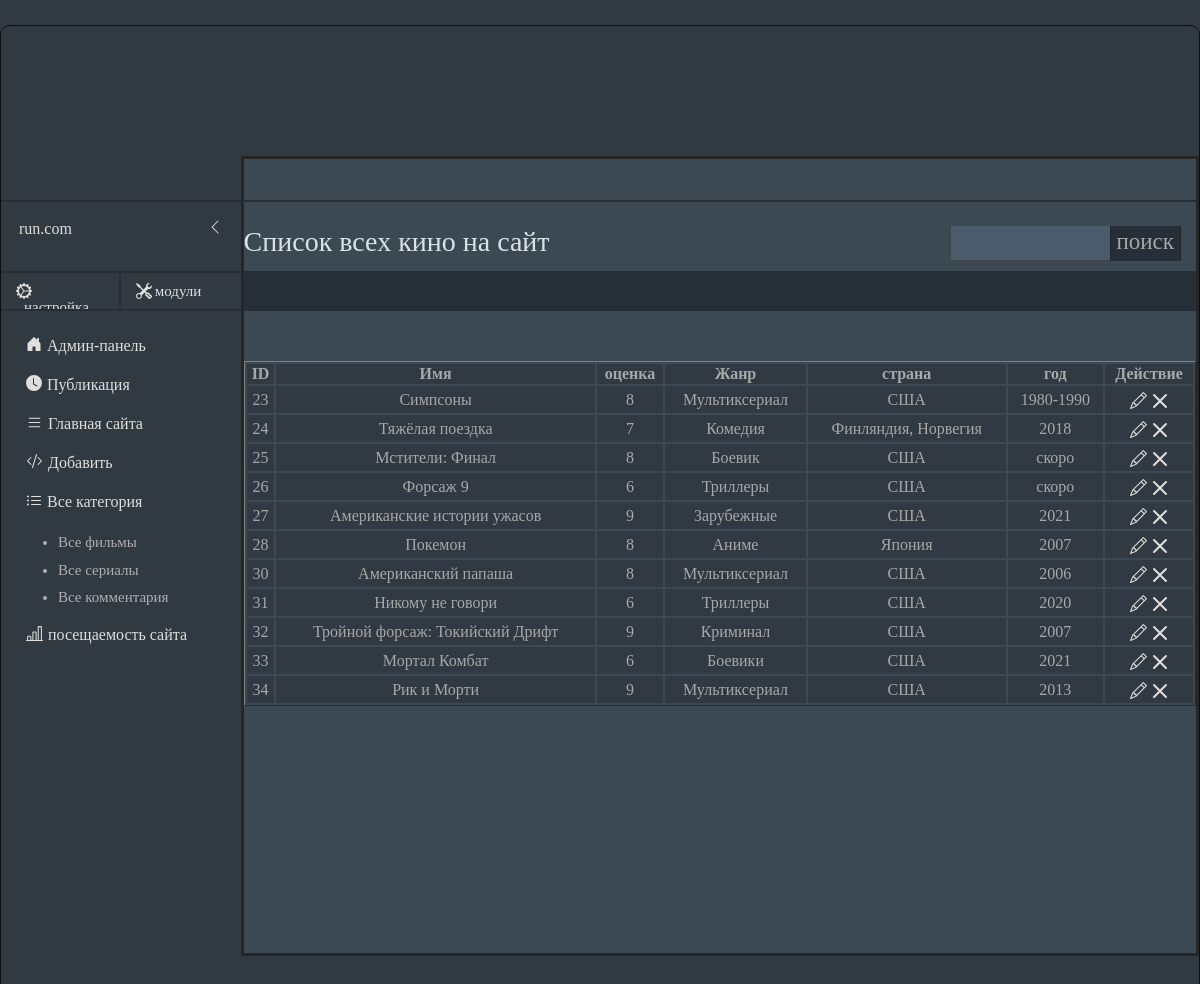
Screenshot of /admin.php?action=allitems with the database file from the repository.
### tables this page shows
CREATE TABLE `items` (
  `id` int(11) NOT NULL,
  `addDate` int(32) NOT NULL,
  `itemName` text NOT NULL,
  `itemCost` text NOT NULL,
  `itemCountry` text NOT NULL,
  `itemRaisal` int(9) NOT NULL,
  `itemGenre` int(9) NOT NULL,
  `itemDescription` text NOT NULL,
  `itemMainImg` text NOT NULL,
  `itemMainVideo` text NOT NULL,
  `itemSeries` text NOT NULL,
  `itemEstimation` text NOT NULL,
  `itemTime` text NOT NULL
);

### select.php (called while the page is built, shortened)
<?php
		if($item['itemGenre'] == '1') $items = 'скоро';
		elseif($item['itemGenre'] == '2') $items = '1960-1970';
		elseif($item['itemGenre'] == '3') $items = '1970-1980';
		elseif($item['itemGenre'] == '4') $items = '1980-1990';
		elseif($item['itemGenre'] == '5') $items = '1990-2005';
		elseif($item['itemGenre'] == '6') $items = '2005';
		elseif($item['itemGenre'] == '7') $items = '2006';
		elseif($item['itemGenre'] == '8') $items = '2007';
		elseif($item['itemGenre'] == '9') $items = '2008';
		elseif($item['itemGenre'] == '10') $items = '2009';
		elseif($item['itemGenre'] == '12') $items = '2010';
		elseif($item['itemGenre'] == '13') $items = '2011';
		elseif($item['itemGenre'] == '14') $items = '2012';
		elseif($item['itemGenre'] == '15') $items = '2013';
		elseif($item['itemGenre'] == '16') $items = '2014';
		elseif($item['itemGenre'] == '17') $items = '2015';
		elseif($item['itemGenre'] == '18') $items = '2016';
		elseif($item['itemGenre'] == '19') $items = '2017';
		elseif($item['itemGenre'] == '20') $items = '2018';
		elseif($item['itemGenre'] == '21') $items = '2019';
		elseif($item['itemGenre'] == '22') $items = '2020';
		elseif($item['itemGenre'] == '23') $items = '2021';
?>

### admin.php (the view, shortened to what this page needs)
<?php
	$action = $_GET['action'];
	$act_title = "";
	$content = "";
	$searchan = "";
	include('select.php');
	$db = mysqli_connect('localhost','root',"","arun");
	if($db){
	if($action == "addnewitem"){
		$title = "Добавить кино";
		$act_title = "Добавление нового  на сайт";
		if($_SERVER['REQUEST_METHOD'] === "POST"){
			$trust ='';
			if(empty($_POST['itemName']) OR strlen($_POST['itemName']) < 3) $trust .= "Не заполнина поле <b>Имя</b> или меньше 3 букв <br/>";
			if(empty($_POST['itemCountry']) OR strlen($_POST['itemCountry']) < 5) $trust .= "Не заполнина <b>Страна</b> поле или меньше 5 букв <br/>";
			if(empty($_POST['itemDescription']) OR strlen($_POST['itemDescription']) < 15) $trust .= "Не заполнина <b>Описание</b> поле или меньше 15 букв <br/>";
			if(empty($_POST['itemGenre'])) $trust .= "Не выбран <b>Жанр</b> фильма <br/>";
			if(empty($_POST['itemCost'])) $trust .= "не выбран <b>Год</b> выпуска <br/>";
			if(empty($_POST['itemRaisal'])) $trust .= "Не выбран <b>Оценка</b> на фильм <br/>";
			if(empty($_FILES['itemMainImg']['name'])) $trust .="<b>Изображение</b> не загружон или не выбран";
			if($_FILES['itemMainImg']['name'] AND $_FILES['itemMainImg']['size'] > 10000000) $trust .="Ошибка: <b>Изображение не иожет содержат больше 5мб</b>  <br/>";
			if(!empty($_FILES['itemMainImg']['error'])) $trust .="<b>Изображение</b> не возможно";
			if(empty($_POST['itemMainVideo']) OR strlen($_POST['itemMainVideo']) < 3) $trust .= "Не заполнина поле <b>видио</b><br/>";
			if(empty($_POST['itemSeries'])) $trust .= "напишите пожалуста кино или сериал";
			if(empty($_POST['itemTime'])) $trust .= "напишите Продолжительность фильма";
		if(empty($trust)){
		$uploadedFile = dirname(__FILE__)."/images/";
		$mainImg = mktime()."_".$_FILES['itemMainImg']['name'];
		move_uploaded_file($_FILES['itemMainImg']['tmp_name'], $uploadedFile.$mainImg);
			$addDate = mktime();
			$itemName = trim($_POST['itemName']);
			$itemCountry = trim($_POST['itemCountry']);
			$itemDescription = trim($_POST['itemDescription']);
			$itemGenre = trim($_POST['itemGenre']);
			$itemCost = trim($_POST['itemCost']);
			$itemRaisal = trim($_POST['itemRaisal']);
			$itemMainVideo = trim($_POST['itemMainVideo']);
			$itemSeries = trim($_POST['itemSeries']);
			$itemTime = trim($_POST['itemTime']);
			$insertQuery ="INSERT INTO `items` (addDate, itemName, itemCountry, itemDescription, itemGenre, itemCost, itemRaisal,itemMainImg,itemMainVideo, itemSeries,itemTime) VALUES('{$addDate}', '{$itemName}', '{$itemCountry}', '{$itemDescription}', '{$itemGenre}', '{$itemCost}', '{$itemRaisal},', '{$mainImg}', '{$itemMainVideo}', '{$itemSeries}','{$itemTime}')";
			if(mysqli_query($db, $insertQuery)){
				$content .= "Кино добавлен, <a href='admin.php?action=allitems'>вернуться списку кино</a>";
			}else{
				$content .= "Ошибка Кино не добавлен.Информация для отладки: <b>MSQLERROR: ".mysqli_errno($db).", MYSQL MSG:".mysqli_error($db)."</b>";
			}
		}else{
			$content .= "<b>Ошибка:</b> заполните данныx, Вы не указали <br/>";
			$content .= $trust;
		}
		}else{
		$content .= <<<HTML
		<form method="POST" action="" enctype="multipart/form-data">
		<div class="imginput">
			<center><span class="imgclass">200 x 300</span></center>
		</div>
		<input type="text" name="itemName" class="itemName" placeholder="Название" /><br/>
		<textarea  name="itemDescription" class="itemDescription" placeholder="опишите кино"></textarea></br></br>
		<input type="text" name="itemTime" class="itemTime" placeholder="Продолжительность" /><br/>
		<input type="text" name="itemCountry" class="itemCost" placeholder="страна" /><br/>
		<input type="text" name="itemCost" class="itemCost" style="margin-top: -11px;" placeholder="Жанр" /><br/>
		<input type="number" name="itemRaisal" class="itemRaisal" placeholder="оценка" /><br/>
		<input type="text" name="itemMainVideo" class="itemMainVideo" placeholder="Укажите ссылку на кино" /><br/>
		<input type="text" name="itemSeries" class="itemSeries"  placeholder="Укажите сериал или кино" /><br/>
		<input type="file"  class="itemMainImg" name="itemMainImg" />
		<input type="submit" class="submit" value="Добавить кино" />
				<select name="itemGenre" class="itemGenre" multiple>
HTML;
		$content .= displayallCategory();
	$content .= <<<HTML
		</select><br/>
		</form>
HTML;
		}
	}elseif($action == "allitems"){
		$act_title = "Список всех кино на сайт";
		$selectQuery = "SELECT * FROM `items`";
		if($result = mysqli_query($db, $selectQuery)){
			$items = mysqli_fetch_all($result, MYSQLI_ASSOC);
		$content .= <<<HTML
		<style>
		.admintitle span{
			float:left;
		}
			th{
			text-align:center;
			background-color:#313942;
		}
		.itemtd{
			text-align:center;
			padding:3px;
			background-color:#313942;
		}
		.item-action{
			text-align:center;
			font-size:18px;
		}
		.tr-content:hover{
			background-color:#464646;
		}
		.search_panel{
			background-color:#464646;
			margin-right:15px;
		}
		.search_panel input[type=submit] {
			font-size:23px;
		float: right;
		height:40px;
		margin-top: -48px;
		background-color: #262E37;
		color:#A8A8A8;
}
		.search_panel input[type=text] {
	background-color:#4B5B6B;
	border:1px solid #4B5B6B;
	font-size:20px;
}
		</style>
			<table border="1px" bodercolor="#cecece" style="width:100%;">
HTML;
			$content .= <<<HTML
								<div class="tradmin">
				<tr>
				<th>ID</th>
				<th>Имя</th>
				<th>оценка</th>
				<th>Жанр</th>
				<th>страна</th>
				<th>год</th>
				<th>Действие</th>
				</tr>
				</div>
HTML;
$searchan .= <<<HTML
			<div class="search_panel" style="float:right;">
	  <form  method="POST" action="?action=search"  id="searchform">
      <input  type="text" name="search" required />
      <input  type="submit" name="submit" value="поиск" />
    </form>
	</div>
HTML;
		if(!empty($items)){
				foreach($items as $item){
					include('select.php');
						$content .= <<<HTML
						<tr class='tr-content'>
						<td class='itemtd'>{$item['id']}</td>
						<td class='itemtd'>{$item['itemName']}</td>
						<td class='itemtd'>{$item['itemRaisal']}</td>
						<td class='itemtd'>{$item['itemCost']}</td>
						<td class='itemtd'>{$item['itemCountry']}</td>
						<td class='itemtd'>{$items}</td>
						<td class='itemtd item-action'>
							<a href='/admin.php?action=edititem&id={$item['id']}'>
								<svg xmlns="http://www.w3.org/2000/svg" width="17" height="17" fill="currentColor" class="bi bi-pencil" viewBox="0 0 16 16">
								  <path d="M12.146.146a.5.5 0 0 1 .708 0l3 3a.5.5 0 0 1 0 .708l-10 10a.5.5 0 0 1-.168.11l-5 2a.5.5 0 0 1-.65-.65l2-5a.5.5 0 0 1 .11-.168l10-10zM11.207 2.5 13.5 4.793 14.793 3.5 12.5 1.207 11.207 2.5zm1.586 3L10.5 3.207 4 9.707V10h.5a.5.5 0 0 1 .5.5v.5h.5a.5.5 0 0 1 .5.5v.5h.293l6.5-6.5zm-9.761 5.175-.106.106-1.528 3.821 3.821-1.528.106-.106A.5.5 0 0 1 5 12.5V12h-.5a.5.5 0 0 1-.5-.5V11h-.5a.5.5 0 0 1-.468-.325z"/>
								</svg>
							</a>
							<a href='/admin.php?action=deleteitem&id={$item['id']}'>
							<svg xmlns="http://www.w3.org/2000/svg" width="16" height="16" fill="currentColor" class="bi bi-x-lg" viewBox="0 0 16 16">
							  <path d="M1.293 1.293a1 1 0 0 1 1.414 0L8 6.586l5.293-5.293a1 1 0 1 1 1.414 1.414L9.414 8l5.293 5.293a1 1 0 0 1-1.414 1.414L8 9.414l-5.293 5.293a1 1 0 0 1-1.414-1.414L6.586 8 1.293 2.707a1 1 0 0 1 0-1.414z"/>
							</svg>
							</a>
						</td>
						</tr>
HTML;
				}
		}else{
			$content .= "Базе нет кино";
		}
				$content .= <<<HTML
				</table>
HTML;
		}else{
			$content .="<b>Ошибка:</b> Не удалось выполнить задачу все кино из базы данных";
		}
	}elseif($action == "search"){
	include('searchadmin.php');
	}
	}else{
		$act_title = "Ошибка: нет подлючение на база данных";
	}
?>
<html>
<head>
 <link href="https://cdn.jsdelivr.net/npm/bootstrap@5.0.1/dist/css/bootstrap.min.css" rel="stylesheet">
 <link rel="stylesheet" href="css/style.css?v=60">
</head>
<body>
			<div id="wrapperadmin">
<div class="conteneradmin">
		 <div class="admin-horizontal">
			<div class="admintitle">
				<span><?=$act_title?></span>
				<?=$searchan?>
			</div>
			<div class="titlename"></div>
				<?=$content?>
		 </div>
		 <div class="horleft">
			<div class="horizontaladmin"></div>
			<div id="adminlink">
			<a href="/">
				<p>run.com</p>
				<div class="glyphicon glyphicon-menu-left">
					<svg xmlns="http://www.w3.org/2000/svg" width="16" height="16" fill="currentColor" class="bi bi-chevron-left" viewBox="0 0 16 16">
					  <path fill-rule="evenodd" d="M11.354 1.646a.5.5 0 0 1 0 .708L5.707 8l5.647 5.646a.5.5 0 0 1-.708.708l-6-6a.5.5 0 0 1 0-.708l6-6a.5.5 0 0 1 .708 0z"/>
					</svg>
				</div>
			</div>
			<div class="adminicon">
				<div class="iconleft">
					<a href="#">
						<div class="leftnac">
							<p>
						настройка
						</p>
						</div>
					</a>
				</div>
				<div class="iconright">
						<a href="#">
						<div class="leftnac">
							<p>
						модули
						</p>
						</div>
					</a>
				</div>
				</div>
				<div id="menuadmin">
					<div class="adminame">
							<div class="menuicon">
												<a href="/admin.php">
								<p>
								Админ-панель
								</p>
													</a>
							</div>
								<div class="menuicon">
												<a href="#">
						<svg xmlns="http://www.w3.org/2000/svg" width="16" height="16" fill="currentColor" class="bi bi-clock-fill" viewBox="0 0 16 16">
						  <path d="M16 8A8 8 0 1 1 0 8a8 8 0 0 1 16 0zM8 3.5a.5.5 0 0 0-1 0V9a.5.5 0 0 0 .252.434l3.5 2a.5.5 0 0 0 .496-.868L8 8.71V3.5z"/>
						</svg>
								<p>
								Публикация
								</p>
													</a>
							</div>
							<div class="menuicon">
												<a href="/">
								<p>
								Главная сайта
								</p>
													</a>
							</div>
							<div class="menuicon">
												<a href="/admin.php?action=addnewitem">
								<p>
								Добавить
								</p>
													</a>
							</div>
							<div class="menuicon">
												<a href="#">
								<p style="    padding-right: 50px;margin: -2px 15px 5px 0px;">
								Все категория
								</p>
													</a>
							<div class="menucategory">
							<ul>
										<li><a href="/admin.php?action=allitems">Все фильмы</a></li>
										<li><a href="/admin.php?action=allnow">Все сериалы</a></li>
										<li><a href="/admin.php?action=comment">Все комментария</a></li>
							</ul>
									</div>
							</div>
							<div class="menuicon" style="	margin:25px 0px -20px 25px;">
												<a href="/admin.php?action=topitem">
								<p >
								 посещаемость сайта
								</p>
													</a>
							</div>
					</div>
				</div>
			</div>
		 </div>
</div>
</body>
</html>

### css/style.css (style rules this page uses)
body { background:url(../images/body.jpg) 50% 0 no-repeat #000; color:#a8a8a8; font-family:MagistralC; padding:0px; margin:0px; }
a { color: #e0dfdc; text-decoration: underline; }
.search_panel { float: right; width: 230px; margin-top:5px; height:35px; overflow:hidden; }
.search_panel input[type=text] { border:1px solid #505050; background-color:#505050; color:#B6B6B6; float: left; }
.search_panel input[type=submit] { border:1px solid #242424; background-color:#242424; color:#B6B6B6; height:30px; text-align:10px; }
a:-webkit-any-link { cursor: pointer; }
p { padding: 0 0 12px; }
td { display: table-cell; vertical-align: inherit; }
table { border-collapse: separate; text-indent: initial; border-spacing: 2px; }
#wrapperadmin { min-height:3000px; overflow:hidden; background-color:#313941; }
.admin-horizontal input { border:1px solid #292E32; margin-bottom:10px; box-shadow:none !important; padding-left:0px 15px; background-color:#313942; color:#e0dfdc; }
.tradmin { margin-top:50px; }
.conteneradmin { border-top:2px solid #292E32; height:2700px; border-radius:10px; margin-top:10px; margin:25px auto; border: 1px solid #0e0e0e; }
.conteneradmin { position: relative; z-index: 3; }
.admin-horizontal { width:80%; min-height:800px; float:right; margin:130px 0px 0px 0px; background-color:#3D4952; border:3px solid #262626; color:#D9E3E7; }
.admintitle { margin-top:62px; height:50px; width:100%; font-size:28px; }
.titlename { height:40px; background-color:#262E37; }
.horleft { overflow:hidden; float:left; min-height:800px; width:20%; }
.horizontaladmin { height:130px; }
#adminlink { height:50px; }
#adminlink p { float:left; margin:16px 18px 18px 18px; font-size:16px; }
.glyphicon-menu-left { font-size:20px; float:right; margin:18px; }
.adminicon { height:40px; width:100%; border-top:2px solid #292E32; border-bottom:2px solid #292E32; overflow:hidden; }
.iconleft { height:40px; width:50%; float:left; border-right:2px solid #292E32; overflow:hidden; }
.leftnac { margin:10px 15px 15px 15px; float:left; }
.leftnac p { margin:-3px 15px 15px 0px; font-size:15px; float:right; padding-left:3px; }
#menuadmin { margin-top:15px; min-height:500px; width:100%; }
.adminame { height:35px; }
.menuicon { margin:10px 0px -20px 25px; float:left; }
.menuicon p { margin:-2px 15px 15px 0px; font-size:16px; float:right; padding-left:5px; }
.menucategory { margin:-5px 5px 15px 0px; color:#B0AEAF; height:100px; }
.menucategory li { font-size:15px; margin-bottom:5px; }
.menucategory a { color:#B0AEAF; }
a { text-decoration: none; }

### admin.php (style rules this page uses)
.admintitle span { float:left; }
th { text-align:center; background-color:#313942; }
.itemtd { text-align:center; padding:3px; background-color:#313942; }
.item-action { text-align:center; font-size:18px; }
.search_panel { background-color:#464646; margin-right:15px; }
.search_panel input[type=submit] { font-size:23px; float: right; height:40px; margin-top: -48px; background-color: #262E37; color:#A8A8A8; }
.search_panel input[type=text] { background-color:#4B5B6B; border:1px solid #4B5B6B; font-size:20px; }

### rows the page displays
items: id "23", itemName "Симпсоны", itemRaisal "8", itemCost "Мультиксериал", itemCountry "США", itemGenre "1980-1990"
items: id "24", itemName "Тяжёлая поездка", itemRaisal "7", itemCost "Комедия", itemCountry "Финляндия, Норвегия", itemGenre "2018"
items: id "25", itemName "Мстители: Финал", itemRaisal "8", itemCost "Боевик", itemCountry "США", itemGenre "скоро"
items: id "26", itemName "Форсаж 9", itemRaisal "6", itemCost "Триллеры", itemCountry "США", itemGenre "скоро"
items: id "27", itemName "Американские истории ужасов", itemRaisal "9", itemCost "Зарубежные", itemCountry "США", itemGenre "2021"
items: id "28", itemName "Покемон", itemRaisal "8", itemCost "Аниме", itemCountry "Япония", itemGenre "2007"
items: id "30", itemName "Американский папаша", itemRaisal "8", itemCost "Мультиксериал", itemCountry "США", itemGenre "2006"
items: id "31", itemName "Никому не говори", itemRaisal "6", itemCost "Триллеры", itemCountry "США", itemGenre "2020"
items: id "32", itemName "Тройной форсаж: Токийский Дрифт", itemRaisal "9", itemCost "Криминал", itemCountry "США", itemGenre "2007"
items: id "33", itemName "Мортал Комбат", itemRaisal "6", itemCost "Боевики", itemCountry "США", itemGenre "2021"
items: id "34", itemName "Рик и Морти", itemRaisal "9", itemCost "Мультиксериал", itemCountry "США", itemGenre "2013"

### other values shown
$act_title "Список всех кино на сайт"
